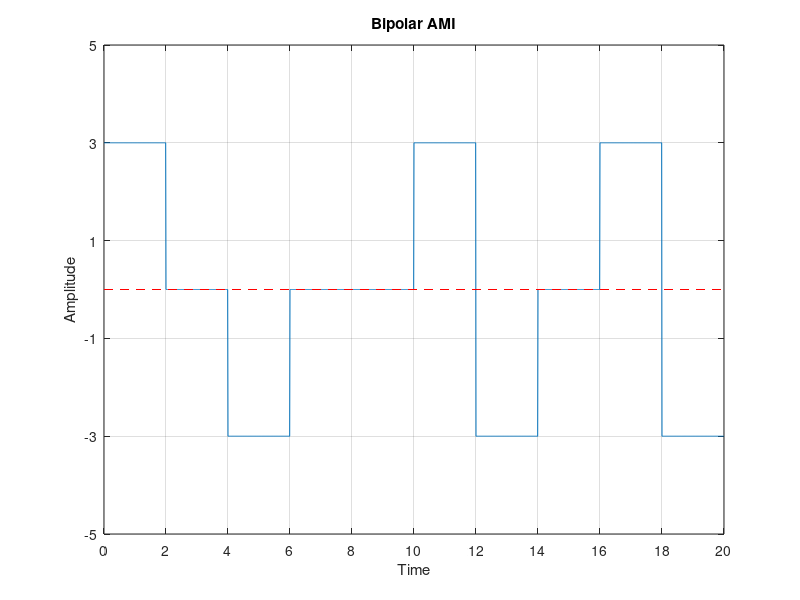

MATLAB code for this plot:
clear all;
close all;
clc;

bits = [1 0 1 0 0 1 1 0 1 1];
bit_duration = 2;

fs = 100;
Total_time = length(bits) * bit_duration;   # time needed to send whole data
t = 0: 1/fs: Total_time-(1/fs);

# sender end
prv_one_bit_state = -3;
for i = 1 : length(bits)
  if bits(i) == 0
    ami(((i-1) * bit_duration * fs) + 1 : i * bit_duration * fs) = zeros(1, (fs * bit_duration));
  else
    prv_one_bit_state = -prv_one_bit_state;
    ami(((i-1) * bit_duration * fs) + 1 : i * bit_duration * fs) = ones(1,(fs * bit_duration)) .* prv_one_bit_state;
  endif
endfor

# ploting
plot(t, ami);
xticks([0: bit_duration: Total_time]);
yticks([-5: 2: 5]);
ylim([-5, 5]);
xlim([0, Total_time]);
grid on;
title("Bipolar AMI");
xlabel("Time");
ylabel("Amplitude");
line ([0, Total_time], [0 0], "linestyle", "--", "color", "r");


# receiver end
for i = 1 : length(ami)/(bit_duration * fs)
  if ami(((i-1) * bit_duration * fs) + 1 : i * bit_duration * fs) == zeros(1, (fs * bit_duration))
    rcv_data(i) = 0;
  else
    rcv_data(i) = 1;
  endif
endfor

disp(rcv_data);
